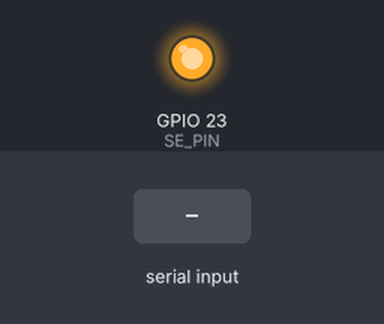
Simulated run of this sketch. Board: ESP32. Parts: output pins drawn as LEDs (lit = HIGH). The test bench sets the inputs (shaded band). No CAN messages arrive unless stated; pins used as bus, display or sensor lines are not drawn; what the sketch prints to the serial monitor is not drawn.

Above: at 1.2 s.
1.3 s: "START\n" received over Serial
At 2.5 s:
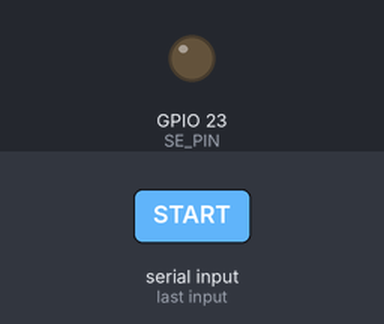
2.8 s: "STOP\n" received over Serial
At 3.5 s:
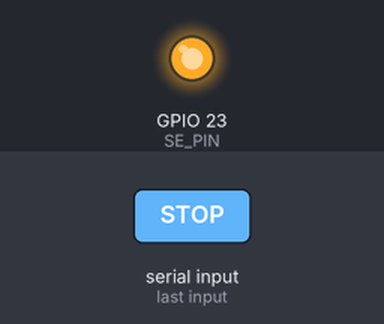
Timing chart, 0 to 5.8 s (numbered marks = the images above; inputs shaded):
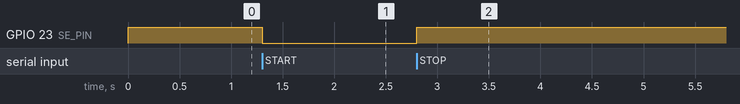

The sketch:

SNIFFER_CAN.ino
```cpp
#include <Arduino.h>
#include "driver/twai.h"
#include "driver/gpio.h"
#include "esp_timer.h"
// Owner-supplied pinout: XY_32_CAN+RS485 V1.1 (2024-04-25).
constexpr int RX_PIN=26, TX_PIN=27, SE_PIN=23;
struct Record { int64_t us; twai_message_t m; };
QueueHandle_t queue;
SemaphoreHandle_t lockRx;
bool active=false, installed=false;
uint32_t bitrate=250000;
int64_t epoch=0;
uint64_t received=0, lost=0, written=0;
String input;
bool overflow=false;
// Use IDF GPIO API to preload the output latch before enabling the output.
// Arduino ESP32 3.x digitalWrite before pinMode is ignored.
void disableTransceiver() { gpio_set_level((gpio_num_t)SE_PIN,1); }
void parkCanPins() {
  gpio_reset_pin((gpio_num_t)SE_PIN);
  gpio_set_level((gpio_num_t)SE_PIN,1);
  gpio_set_direction((gpio_num_t)SE_PIN,GPIO_MODE_OUTPUT);
  gpio_reset_pin((gpio_num_t)TX_PIN);
  gpio_set_level((gpio_num_t)TX_PIN,1);
  gpio_set_direction((gpio_num_t)TX_PIN,GPIO_MODE_OUTPUT);
}
bool timing(uint32_t b, twai_timing_config_t &t) {
  switch(b) {
    case 125000: t=TWAI_TIMING_CONFIG_125KBITS(); return true;
    case 250000: t=TWAI_TIMING_CONFIG_250KBITS(); return true;
    case 500000: t=TWAI_TIMING_CONFIG_500KBITS(); return true;
    case 1000000: t=TWAI_TIMING_CONFIG_1MBITS(); return true;
    default: return false;
  }
}
void rxTask(void*) {
  for(;;) {
    xSemaphoreTake(lockRx,portMAX_DELAY);
    Record r;
    bool got=active && twai_receive(&r.m,0)==ESP_OK;
    if(got) {
      r.us=esp_timer_get_time()-epoch; ++received;
      if(xQueueSend(queue,&r,0)!=pdTRUE) ++lost;
    }
    xSemaphoreGive(lockRx);
    if(!got) vTaskDelay(1);
  }
}
void outputOne() {
  Record r;
  if(xQueueReceive(queue,&r,0)!=pdTRUE) return;
  char data[17]={}, line[100];
  unsigned n=r.m.rtr?0:min((unsigned)r.m.data_length_code,8U);
  for(unsigned i=0;i<n;++i) snprintf(data+2*i,3,"%02X",r.m.data[i]);
  snprintf(line,sizeof(line),"%lld,%0*lX,%u,%u,%u,%s\n",
    (long long)r.us,r.m.extd?8:3,(unsigned long)r.m.identifier,
    (unsigned)r.m.extd,(unsigned)r.m.rtr,(unsigned)r.m.data_length_code,data);
  Serial.print(line); ++written;
}
void status() {
  twai_status_info_t s={};
  xSemaphoreTake(lockRx,portMAX_DELAY);
  if(installed) twai_get_status_info(&s);
  uint64_t rx=received,drop=lost;
  xSemaphoreGive(lockRx);
  Serial.printf("#STATUS,us=%lld,running=%u,bitrate=%lu,received=%llu,written=%llu,app_dropped=%llu,driver_missed=%lu,hw_overrun=%lu,bus_errors=%lu,rec=%lu,tec=%lu,pending_driver=%lu,pending_app=%u\n",
    (long long)(epoch?esp_timer_get_time()-epoch:0),(unsigned)active,(unsigned long)bitrate,
    (unsigned long long)rx,(unsigned long long)written,(unsigned long long)drop,
    (unsigned long)s.rx_missed_count,(unsigned long)s.rx_overrun_count,
    (unsigned long)s.bus_error_count,(unsigned long)s.rx_error_counter,
    (unsigned long)s.tx_error_counter,(unsigned long)s.msgs_to_rx,(unsigned)uxQueueMessagesWaiting(queue));
}
void startCapture() {
  if(active) { Serial.println("#ERROR,already_running"); return; }
  xSemaphoreTake(lockRx,portMAX_DELAY);
  disableTransceiver();
  if(installed) { twai_driver_uninstall(); installed=false; }
  parkCanPins();
  twai_timing_config_t t; timing(bitrate,t);
  twai_general_config_t g=TWAI_GENERAL_CONFIG_DEFAULT((gpio_num_t)TX_PIN,(gpio_num_t)RX_PIN,TWAI_MODE_LISTEN_ONLY);
  g.tx_queue_len=0; g.rx_queue_len=256;
  twai_filter_config_t f=TWAI_FILTER_CONFIG_ACCEPT_ALL();
  esp_err_t e=twai_driver_install(&g,&t,&f);
  installed=e==ESP_OK;
  xQueueReset(queue); received=lost=written=0; epoch=esp_timer_get_time();
  Serial.printf("#SESSION,format=1,board=XY_32_CAN+RS485,revision=V1.1,pcb_date=2024-04-25,firmware=0.1.1,bitrate=%lu,mode=listen_only,timestamp=task_dequeue_us\n",(unsigned long)bitrate);
  Serial.println("timestamp_us,id_hex,extended,rtr,dlc,data_hex");
  if(e==ESP_OK) e=twai_start();
  active=e==ESP_OK;
  if(active) gpio_set_level((gpio_num_t)SE_PIN,0);
  else disableTransceiver();
  xSemaphoreGive(lockRx);
  Serial.printf("#%s,code=%d\n",active?"START":"ERROR",(int)e);
}
void stopCapture() {
  xSemaphoreTake(lockRx,portMAX_DELAY);
  if(!active) { xSemaphoreGive(lockRx); Serial.println("#ERROR,not_running"); return; }
  disableTransceiver();
  twai_stop();
  Record r;
  while(twai_receive(&r.m,0)==ESP_OK) {
    r.us=esp_timer_get_time()-epoch; ++received;
    if(xQueueSend(queue,&r,0)!=pdTRUE) ++lost;
  }
  active=false; xSemaphoreGive(lockRx);
  while(uxQueueMessagesWaiting(queue)) outputOne();
  status(); Serial.println("#STOP");
}
void execute(String c) {
  c.trim();
  if(c=="START") startCapture();
  else if(c=="STOP") stopCapture();
  else if(c=="STATUS") status();
  else if(c.startsWith("BITRATE ")) {
    String v=c.substring(8); uint32_t b=v.toInt(); twai_timing_config_t t;
    if(active || String(b)!=v || !timing(b,t)) Serial.println("#ERROR,stop_first_or_invalid_bitrate");
    else { bitrate=b; Serial.printf("#BITRATE,%lu\n",(unsigned long)b); }
  } else if(c.startsWith("MARK ")) {
    if(!active) { Serial.println("#ERROR,mark_requires_running"); return; }
    String label=c.substring(5); label.replace("\"","\"\"");
    Serial.printf("#EVENT,%lld,\"%s\"\n",(long long)(esp_timer_get_time()-epoch),label.c_str());
  } else Serial.println("#ERROR,use_START_STOP_STATUS_BITRATE_or_MARK");
}
void setup() {
  parkCanPins();
  Serial.begin(921600);
  queue=xQueueCreate(2048,sizeof(Record)); lockRx=xSemaphoreCreateMutex();
  if(!queue || !lockRx || xTaskCreatePinnedToCore(rxTask,"can_rx",4096,nullptr,4,nullptr,0)!=pdPASS) {
    Serial.println("#ERROR,allocation_failed"); for(;;) delay(1000);
  }
  Serial.println("#READY,firmware=0.1.1,baud=921600,transceiver=sleep,send=START");
}
void loop() {
  while(Serial.available()) {
    char c=Serial.read();
    if(c=='\n') {
      if(overflow) Serial.println("#ERROR,command_too_long");
      else if(input.length()) execute(input);
      input=""; overflow=false;
    } else if(c!='\r') {
      if(input.length()<180 && !overflow) input+=c; else overflow=true;
    }
  }
  for(int i=0;i<32 && uxQueueMessagesWaiting(queue);++i) outputOne();
  static uint32_t last=0;
  if(active && millis()-last>=5000) { last=millis(); status(); }
  delay(1);
}
```

Measured:
- after the input at 1.3 s, GPIO 23 (SE_PIN): HIGH → LOW at once
- after the input at 2.8 s, GPIO 23 (SE_PIN): LOW → HIGH at once
